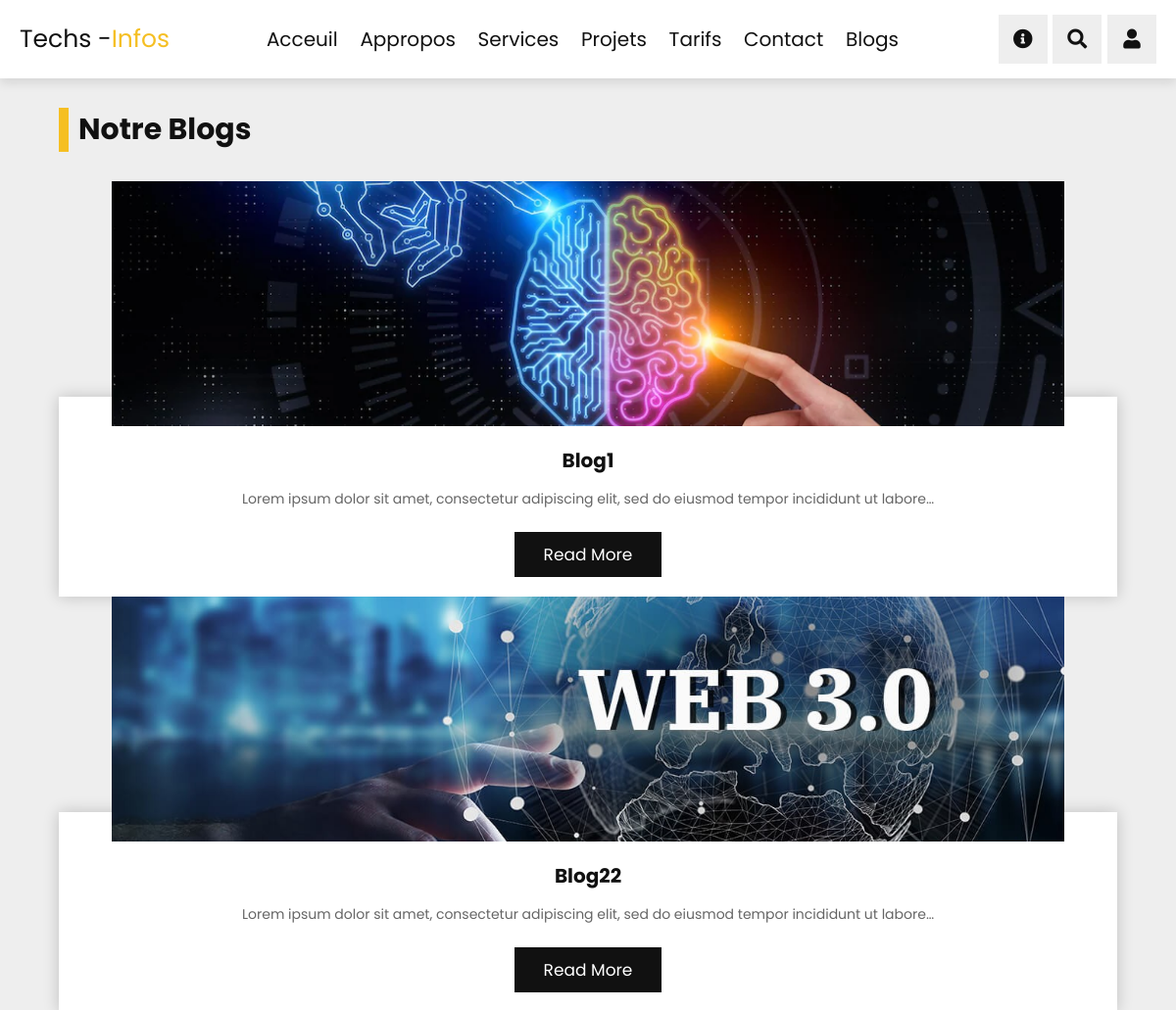
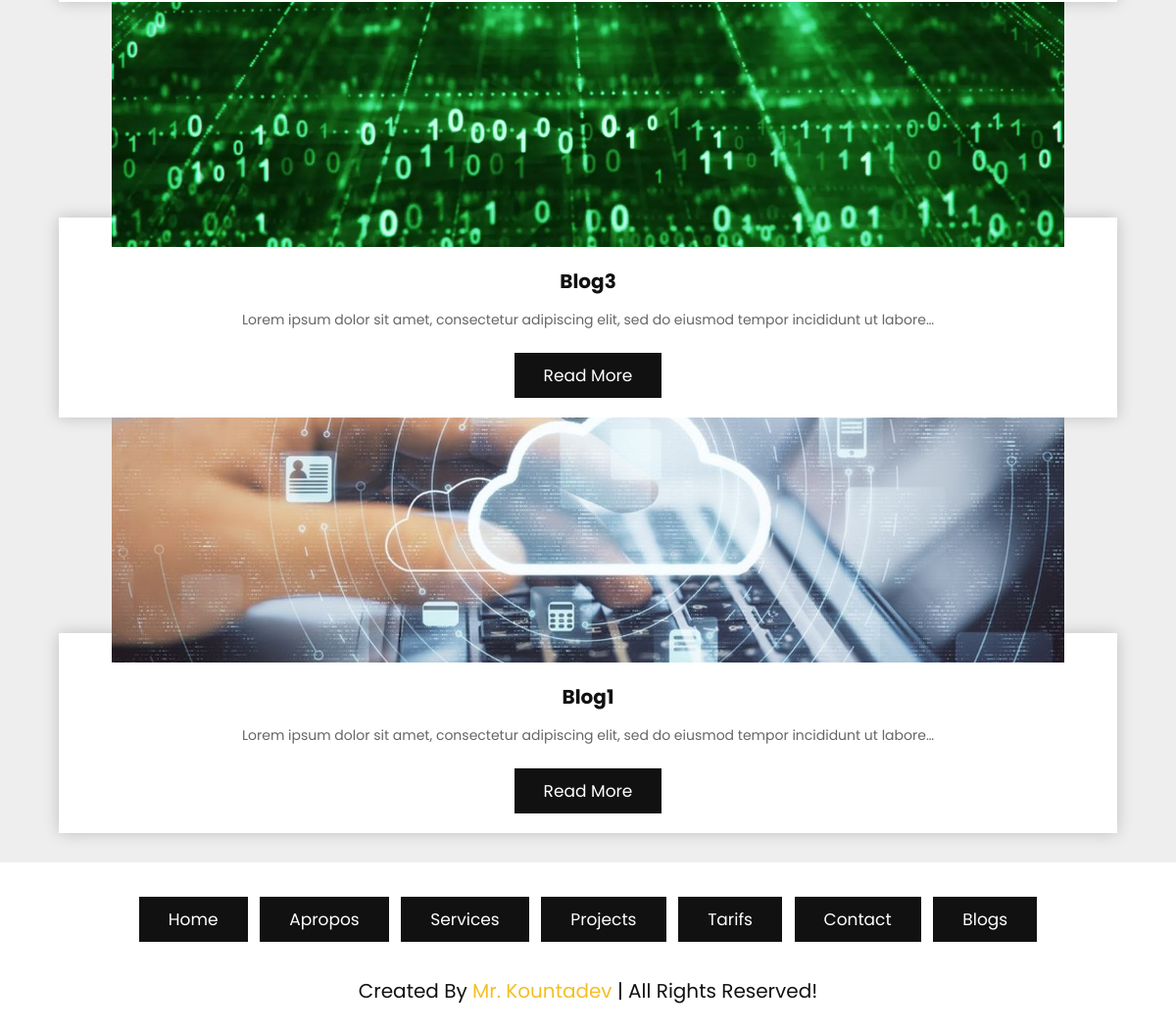
Before: /blogs with the older database file (2 pictures, top to bottom).
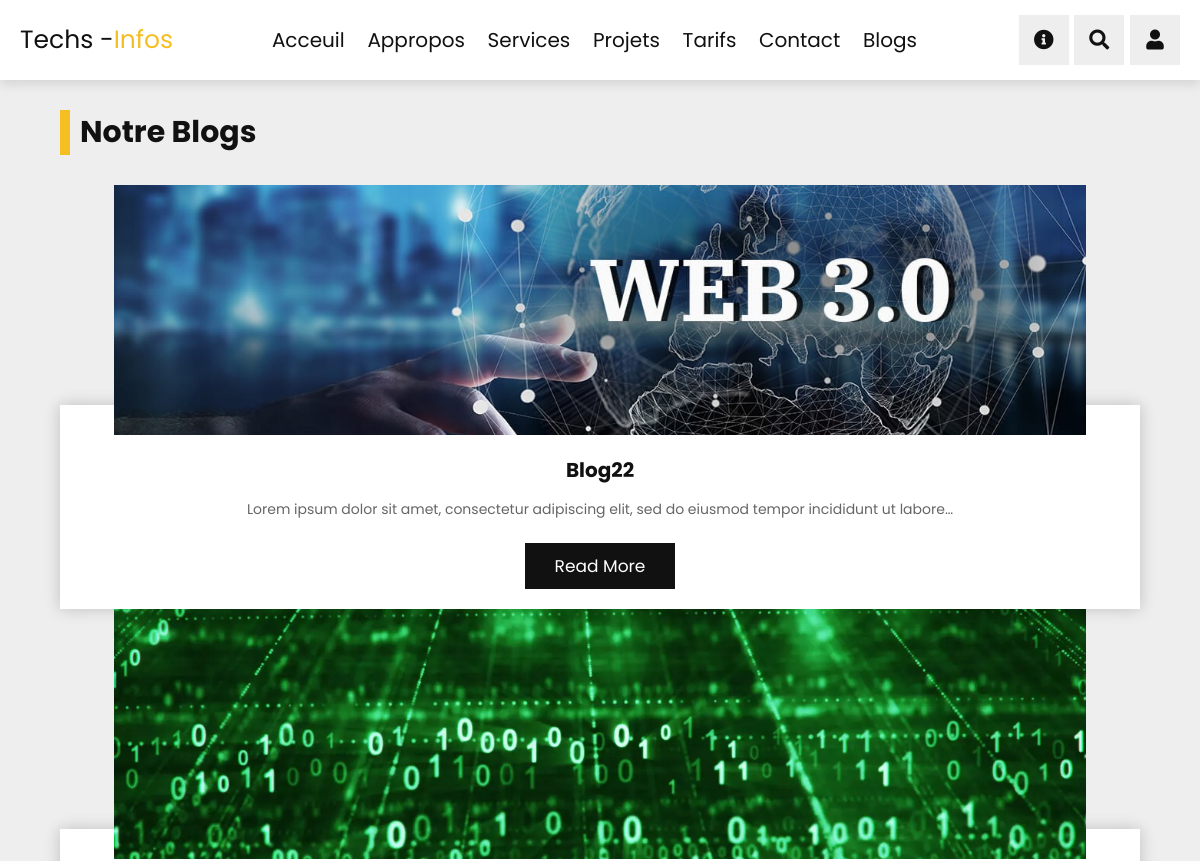
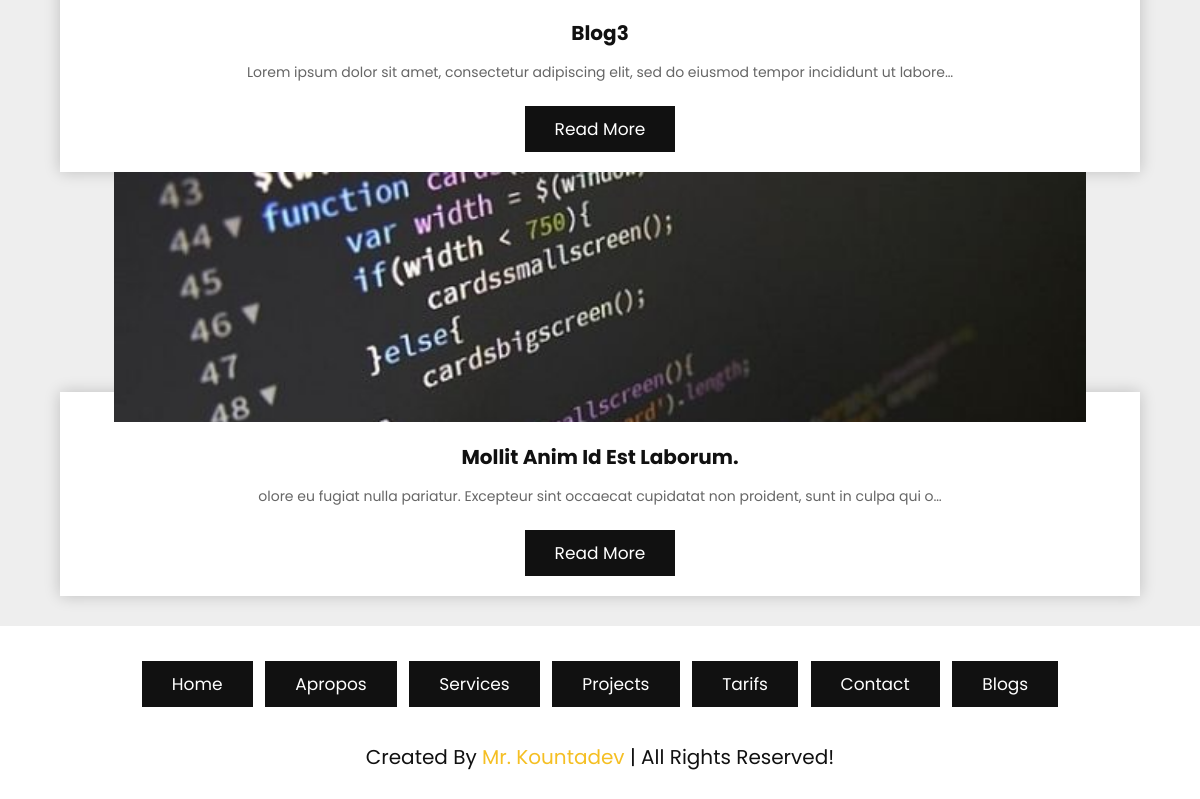
After: the same page with the newer database file (2 pictures, top to bottom).
### tech/models.py (models this page shows)
class Blogs(models.Model):
    title = RichTextField()
    description = RichTextField()
    image = models.ImageField()
    date = models.DateField(auto_now_add=True)

### tech/views.py (the view)
# urls.py: path("blogs", views.blogs, name="blogs"),
def blogs(request):
    myblog = Blogs.objects.all()
    context = {
        "myblog": myblog
    }
    return render(request, "solution/blogs.html", context)

### tech/templates/solution/blogs.html (shortened to what this page needs)
{% extends 'base.html' %} {% load static %}{% block content %}
<section class="blogs" id="blogs">
    <h1 class="heading"> Notre blogs </h1>
    <div class="swiper blogs-slider">
       <div class="swiper-wrapper">
           {% for blogs in myblog %}
          <div class="swiper-slide slide">
             <div class="image">
                <img src="{{ blogs.image.url }}" alt="">
             </div>
             <div class="content">
                <h3>{{blogs.title}}</h3>
                <p>{{blogs.description|truncatechars:100|safe}}</p>
                <a href="{% url 'blogdetail' blogs.title %}" class="btn">read more</a>
             </div>
          </div>
            {% endfor %}
       </div>
    </div>
 </section>
 {% endblock content %}

Changed rows visible on the page:
removed Blogs: image (picture), title "Blog1", description "Lorem ipsum dolor sit amet, consectetur adipiscing elit, sed do eiusmod tempor incididunt ut labore…"
removed Blogs: image (picture), title "Blog1", description "Lorem ipsum dolor sit amet, consectetur adipiscing elit, sed do eiusmod tempor incididunt ut labore…"
added Blogs: image (picture), title "Mollit Anim Id Est Laborum.", description "olore eu fugiat nulla pariatur. Excepteur sint occaecat cupidatat non proident, sunt in culpa qui o…"
